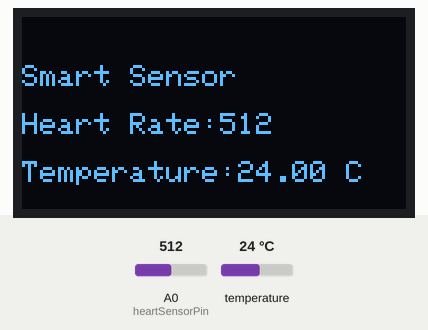
Simulated run of this sketch. Board: Arduino Uno, built with avr-gcc and run on an emulated ATmega328P. On the bench: 128×64 one-colour display. The inputs (shaded band) are chosen by the test bench; at power-on: temperature 24 °C, A0 (heartSensorPin) = 512. What the sketch prints to the serial monitor is not drawn.

Above: at 2.8 s.
2.9 s: temperature set to 12 °C
At 4.6 s:
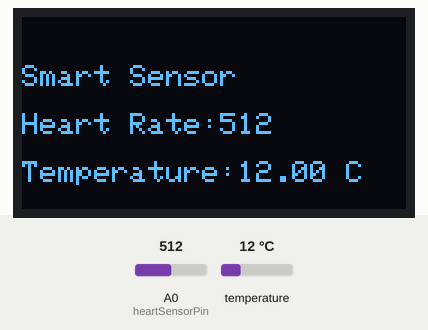
4.9 s: A0 (heartSensorPin) set to 716
At 8.5 s:
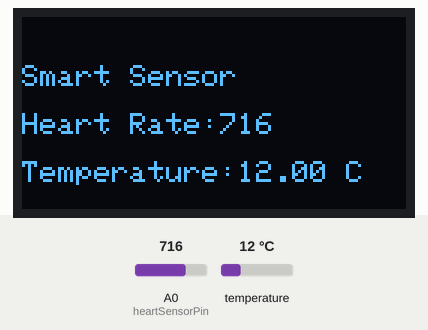
9.5 s: temperature set to 28 °C
At 11.0 s:
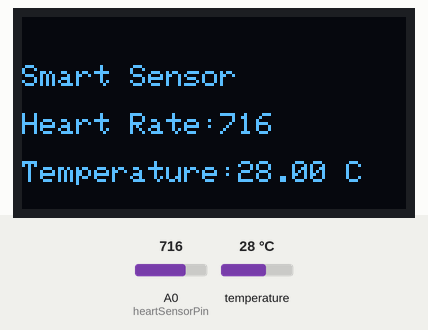
11.8 s: A0 (heartSensorPin) set to 900
At 16.0 s:
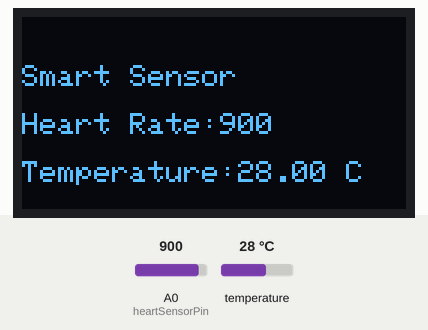
16.5 s: temperature set to 33 °C
At 18.4 s:
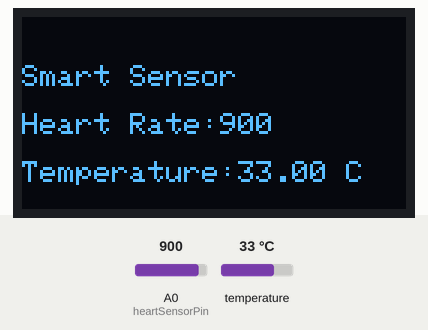
18.8 s: temperature set to 7 °C
At 20.9 s:
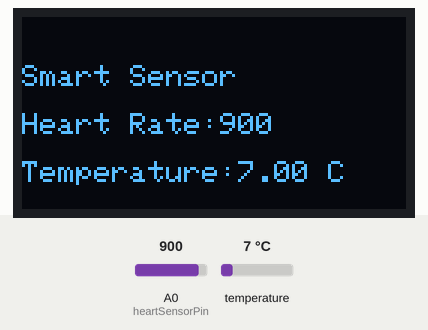
Timing chart, 0 to 22.1 s (numbered marks = the images above; inputs shaded):
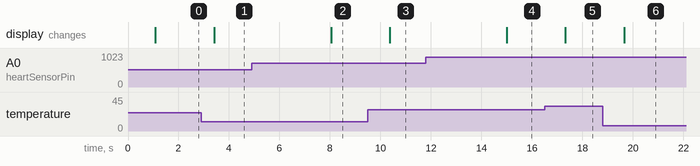

Measured:
- after the input at 2.9 s, the display: changes after 0.51 s (image 1)
- after the input at 4.9 s, the display: changes after 3.1 s (image 2)
- after the input at 9.5 s, the display: changes after 0.87 s (image 3)
- after the input at 11.8 s, the display: changes after 3.2 s (image 4)
- after the input at 16.5 s, the display: changes after 0.83 s (image 5)
- after the input at 18.8 s, the display: changes after 0.85 s (image 6)

The sketch:

Wearable.ino
```cpp
#include <OneWire.h>
#include <Adafruit_Sensor.h>
#include <Adafruit_GFX.h>
#include <Adafruit_SH1106.h>

#define OLED_RESET 4
Adafruit_SH1106 display(OLED_RESET);

const int heartSensorPin = A0;
OneWire ds(10);

void setup() {
  Serial.begin(9600);
  display.begin(SH1106_SWITCHCAPVCC, 0x3C);
  display.clearDisplay();
  display.setTextSize(1);
  display.setTextColor(WHITE);

  pinMode(heartSensorPin, INPUT);

  Serial.println("Heart Rate and Temperature Monitoring System");
}

void loop() {
  int heartSignal = analogRead(heartSensorPin);

  byte i;
  byte present = 0;
  byte type_s;
  byte data[9];
  byte addr[8];
  float celsius, fahrenheit;

  if (!ds.search(addr)) {
    Serial.println("No more addresses.");
    Serial.println();
    ds.reset_search();
    delay(250);
    return;
  }

  Serial.print("ROM =");
  for (i = 0; i < 8; i++) {
    Serial.write(' ');
    Serial.print(addr[i], HEX);
  }

  if (OneWire::crc8(addr, 7) != addr[7]) {
    Serial.println("CRC is not valid!");
    return;
  }
  Serial.println();

  switch (addr[0]) {
    case 0x10:
      type_s = 1;
      break;
    case 0x28:
      type_s = 0;
      break;
    case 0x22:
      type_s = 0;
      break;
    default:
      Serial.println("Device is not a DS18x20 family device.");
      return;
  }

  ds.reset();
  ds.select(addr);
  ds.write(0x44, 1);

  delay(1000);

  present = ds.reset();
  ds.select(addr);
  ds.write(0xBE);

  Serial.print("  Data = ");
  Serial.print(present, HEX);
  Serial.print(" ");
  for (i = 0; i < 9; i++) {
    data[i] = ds.read();
    Serial.print(data[i], HEX);
    Serial.print(" ");
  }
  Serial.print(" CRC=");
  Serial.print(OneWire::crc8(data, 8), HEX);
  Serial.println();

  int16_t raw = (data[1] << 8) | data[0];
  if (type_s) {
    raw = raw << 3;
    if (data[7] == 0x10) {
      raw = (raw & 0xFFF0) + 12 - data[6];
    }
  } else {
    byte cfg = (data[4] & 0x60);
    if (cfg == 0x00) raw = raw & ~7;
    else if (cfg == 0x20) raw = raw & ~3;
    else if (cfg == 0x40) raw = raw & ~1;
  }
  celsius = (float)raw / 16.0;

  display.clearDisplay();
  display.setCursor(0, 16);
  display.println("Smart Sensor");

  display.setCursor(0, 32);
  display.print("Heart Rate:");
  display.println(heartSignal);

  display.setCursor(0, 48);
  display.print("Temperature:");
  display.print(celsius);
  display.println(" C");

  display.display();

  Serial.print("Heartbeat Signal:");
  Serial.println(heartSignal);

  Serial.print("Temperature:");
  Serial.print(celsius);
  Serial.println("°C");

  delay(1000);
}
```
